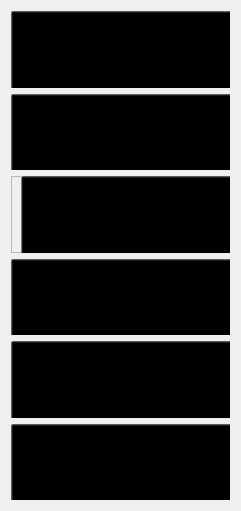
  <widget class="QWidget" name="verticalLayoutWidget">
   <property name="geometry">
    <rect>
     <x>10</x>
     <y>180</y>
     <width>241</width>
     <height>511</height>
    </rect>
   </property>
   <layout class="QVBoxLayout" name="options">
    <item>
     <widget class="QFrame" name="stats_lbl">
      <property name="enabled">
       <bool>false</bool>
      </property>
      <property name="statusTip">
       <string>option</string>
      </property>
      <property name="frameShape">
       <enum>QFrame::StyledPanel</enum>
      </property>
      <property name="frameShadow">
       <enum>QFrame::Raised</enum>
      </property>
      <widget class="QLabel" name="label_5">
       <property name="geometry">
        <rect>
         <x>110</x>
         <y>10</y>
         <width>71</width>
         <height>51</height>
        </rect>
       </property>
       <property name="baseSize">
        <size>
         <width>50</width>
         <height>20</height>
        </size>
       </property>
       <property name="font">
        <font>
         <family>Segoe UI Semibold</family>
         <pointsize>15</pointsize>
         <weight>75</weight>
         <bold>true</bold>
        </font>
       </property>
       <property name="statusTip">
        <string>this</string>
       </property>
       <property name="autoFillBackground">
        <bool>false</bool>
       </property>
       <property name="styleSheet">
        <string notr="true"/>
       </property>
       <property name="text">
        <string>Stats</string>
       </property>
       <property name="alignment">
        <set>Qt::AlignCenter</set>
       </property>
      </widget>
      <widget class="QLabel" name="label_4">
       <property name="geometry">
        <rect>
         <x>20</x>
         <y>10</y>
         <width>51</width>
         <height>51</height>
        </rect>
       </property>
       <property name="maximumSize">
        <size>
         <width>51</width>
         <height>51</height>
        </size>
       </property>
       <property name="baseSize">
        <size>
         <width>30</width>
         <height>30</height>
        </size>
       </property>
       <property name="font">
        <font>
         <strikeout>false</strikeout>
         <stylestrategy>PreferDefault</stylestrategy>
        </font>
       </property>
       <property name="text">
        <string/>
       </property>
       <property name="pixmap">
        <pixmap resource="icons/icons.qrc">:/icons/stats.png</pixmap>
       </property>
       <property name="scaledContents">
        <bool>true</bool>
       </property>
      </widget>
      <widget class="QPushButton" name="stats_btn">
       <property name="geometry">
        <rect>
         <x>0</x>
         <y>0</y>
         <width>231</width>
         <height>81</height>
        </rect>
       </property>
       <property name="styleSheet">
        <string notr="true">
background-color: rgba(0,0,0,0);
</string>
       </property>
       <property name="text">
        <string/>
       </property>
      </widget>
     </widget>
    </item>
    <item>
     <widget class="QFrame" name="products_lbl">
      <property name="statusTip">
       <string>option</string>
      </property>
      <property name="frameShape">
       <enum>QFrame::StyledPanel</enum>
      </property>
      <property name="frameShadow">
       <enum>QFrame::Raised</enum>
      </property>
      <widget class="QLabel" name="label_7">
       <property name="geometry">
        <rect>
         <x>20</x>
         <y>10</y>
         <width>51</width>
         <height>51</height>
        </rect>
       </property>
       <property name="maximumSize">
        <size>
         <width>51</width>
         <height>51</height>
        </size>
       </property>
       <property name="baseSize">
        <size>
         <width>30</width>
         <height>30</height>
        </size>
       </property>
       <property name="font">
        <font>
         <strikeout>false</strikeout>
         <stylestrategy>PreferDefault</stylestrategy>
        </font>
       </property>
       <property name="text">
        <string/>
       </property>
       <property name="pixmap">
        <pixmap resource="icons/icons.qrc">:/icons/products.png</pixmap>
       </property>
       <property name="scaledContents">
        <bool>true</bool>
       </property>
      </widget>
      <widget class="QLabel" name="label_6">
       <property name="geometry">
        <rect>
         <x>80</x>
         <y>10</y>
         <width>131</width>
         <height>51</height>
        </rect>
       </property>
       <property name="baseSize">
        <size>
         <width>50</width>
         <height>20</height>
        </size>
       </property>
       <property name="font">
        <font>
         <family>Segoe UI Semibold</family>
         <pointsize>15</pointsize>
         <weight>75</weight>
         <bold>true</bold>
        </font>
       </property>
       <property name="toolTipDuration">
        <number>-1</number>
       </property>
       <property name="statusTip">
        <string>this</string>
       </property>
       <property name="whatsThis">
        <string>this</string>
       </property>
       <property name="autoFillBackground">
        <bool>false</bool>
       </property>
       <property name="styleSheet">
        <string notr="true">QLabel:pressed{
color:red;
}
</string>
       </property>
       <property name="text">
        <string>Products</string>
       </property>
       <property name="alignment">
        <set>Qt::AlignCenter</set>
       </property>
       <property name="indent">
        <number>1</number>
       </property>
       <property name="buddy">
        <cstring>this</cstring>
       </property>
      </widget>
      <widget class="QPushButton" name="products_btn">
       <property name="geometry">
        <rect>
         <x>0</x>
         <y>0</y>
         <width>231</width>
         <height>81</height>
        </rect>
       </property>
       <property name="styleSheet">
        <string notr="true">
background-color: rgba(0,0,0,0);
</string>
       </property>
       <property name="text">
        <string/>
       </property>
      </widget>
     </widget>
    </item>
    <item>
     <widget class="QFrame" name="categories_lbl">
      <property name="enabled">
       <bool>true</bool>
      </property>
      <property name="statusTip">
       <string>option</string>
      </property>
      <property name="frameShape">
       <enum>QFrame::StyledPanel</enum>
      </property>
      <property name="frameShadow">
       <enum>QFrame::Raised</enum>
      </property>
      <widget class="QLabel" name="label_8">
       <property name="geometry">
        <rect>
         <x>20</x>
         <y>10</y>
         <width>51</width>
         <height>51</height>
        </rect>
       </property>
       <property name="maximumSize">
        <size>
         <width>51</width>
         <height>51</height>
        </size>
       </property>
       <property name="baseSize">
        <size>
         <width>30</width>
         <height>30</height>
        </size>
       </property>
       <property name="font">
        <font>
         <strikeout>false</strikeout>
         <stylestrategy>PreferDefault</stylestrategy>
        </font>
       </property>
       <property name="text">
        <string/>
       </property>
       <property name="pixmap">
        <pixmap resource="icons/icons.qrc">:/icons/categories.png</pixmap>
       </property>
       <property name="scaledContents">
        <bool>true</bool>
       </property>
      </widget>
      <widget class="QLabel" name="label_10">
       <property name="geometry">
        <rect>
         <x>70</x>
         <y>10</y>
         <width>161</width>
         <height>51</height>
        </rect>
       </property>
       <property name="baseSize">
        <size>
         <width>50</width>
         <height>20</height>
        </size>
       </property>
       <property name="font">
        <font>
         <family>Segoe UI Semibold</family>
         <pointsize>15</pointsize>
         <weight>75</weight>
         <bold>true</bold>
        </font>
       </property>
       <property name="statusTip">
        <string>this</string>
       </property>
       <property name="autoFillBackground">
        <bool>false</bool>
       </property>
       <property name="text">
        <string>Categories</string>
       </property>
       <property name="alignment">
        <set>Qt::AlignCenter</set>
       </property>
      </widget>
      <widget class="QPushButton" name="categories_btn">
       <property name="geometry">
        <rect>
         <x>10</x>
         <y>0</y>
         <width>221</width>
         <height>81</height>
        </rect>
       </property>
       <property name="styleSheet">
        <string notr="true">
background-color: rgba(0,0,0,0);
</string>
       </property>
       <property name="text">
        <string/>
       </property>
      </widget>
     </widget>
    </item>
    <item>
     <widget class="QFrame" name="users_lbl">
      <property name="statusTip">
       <string>option</string>
      </property>
      <property name="frameShape">
       <enum>QFrame::StyledPanel</enum>
      </property>
      <property name="frameShadow">
       <enum>QFrame::Raised</enum>
      </property>
      <widget class="QLabel" name="label_9">
       <property name="geometry">
        <rect>
         <x>70</x>
         <y>10</y>
         <width>159</width>
         <height>51</height>
        </rect>
       </property>
       <property name="baseSize">
        <size>
         <width>50</width>
         <height>20</height>
        </size>
       </property>
       <property name="font">
        <font>
         <family>Segoe UI Semibold</family>
         <pointsize>15</pointsize>
         <weight>75</weight>
         <bold>true</bold>
        </font>
       </property>
       <property name="statusTip">
        <string>this</string>
       </property>
       <property name="autoFillBackground">
        <bool>false</bool>
       </property>
       <property name="text">
        <string>Users</string>
       </property>
       <property name="alignment">
        <set>Qt::AlignCenter</set>
       </property>
      </widget>
      <widget class="QLabel" name="label_11">
       <property name="geometry">
        <rect>
         <x>20</x>
         <y>10</y>
         <width>51</width>
         <height>51</height>
        </rect>
       </property>
       <property name="maximumSize">
        <size>
         <width>51</width>
         <height>51</height>
        </size>
       </property>
       <property name="baseSize">
        <size>
         <width>30</width>
         <height>30</height>
        </size>
       </property>
       <property name="font">
        <font>
         <strikeout>false</strikeout>
         <stylestrategy>PreferDefault</stylestrategy>
        </font>
       </property>
       <property name="text">
        <string/>
       </property>
       <property name="pixmap">
        <pixmap resource="icons/icons.qrc">:/icons/employee.png</pixmap>
       </property>
       <property name="scaledContents">
        <bool>true</bool>
       </property>
      </widget>
      <widget class="QPushButton" name="users_btn">
       <property name="geometry">
        <rect>
         <x>0</x>
         <y>0</y>
         <width>231</width>
         <height>81</height>
        </rect>
       </property>
       <property name="styleSheet">
        <string notr="true">
background-color: rgba(0,0,0,0);
</string>
       </property>
       <property name="text">
        <string/>
       </property>
      </widget>
     </widget>
    </item>
    <item>
     <widget class="QFrame" name="incomes_lbl">
      <property name="statusTip">
       <string>option</string>
      </property>
      <property name="frameShape">
       <enum>QFrame::StyledPanel</enum>
      </property>
      <property name="frameShadow">
       <enum>QFrame::Raised</enum>
      </property>
      <widget class="QLabel" name="label_13">
       <property name="geometry">
        <rect>
         <x>20</x>
         <y>10</y>
         <width>51</width>
         <height>51</height>
        </rect>
       </property>
       <property name="maximumSize">
        <size>
         <width>51</width>
         <height>51</height>
        </size>
       </property>
       <property name="baseSize">
        <size>
         <width>30</width>
         <height>30</height>
        </size>
       </property>
       <property name="font">
        <font>
         <strikeout>false</strikeout>
         <stylestrategy>PreferDefault</stylestrategy>
        </font>
       </property>
       <property name="text">
        <string/>
       </property>
       <property name="pixmap">
        <pixmap resource="icons/icons.qrc">:/icons/sellings.png</pixmap>
       </property>
       <property name="scaledContents">
        <bool>true</bool>
       </property>
      </widget>
      <widget class="QLabel" name="label_12">
       <property name="geometry">
        <rect>
         <x>70</x>
         <y>10</y>
         <width>141</width>
         <height>51</height>
        </rect>
       </property>
       <property name="baseSize">
        <size>
         <width>50</width>
         <height>20</height>
        </size>
       </property>
       <property name="font">
        <font>
         <family>Segoe UI Semibold</family>
         <pointsize>15</pointsize>
         <weight>75</weight>
         <bold>true</bold>
        </font>
       </property>
       <property name="statusTip">
        <string>this</string>
       </property>
       <property name="autoFillBackground">
        <bool>false</bool>
       </property>
       <property name="text">
        <string>Incomes</string>
       </property>
       <property name="alignment">
        <set>Qt::AlignCenter</set>
       </property>
      </widget>
      <widget class="QPushButton" name="incomes_btn">
       <property name="geometry">
        <rect>
         <x>0</x>
         <y>0</y>
         <width>231</width>
         <height>81</height>
        </rect>
       </property>
       <property name="styleSheet">
        <string notr="true">
background-color: rgba(0,0,0,0);
</string>
       </property>
       <property name="text">
        <string/>
       </property>
      </widget>
     </widget>
    </item>
    <item>
     <widget class="QFrame" name="expenses_lbl">
      <property name="enabled">
       <bool>true</bool>
      </property>
      <property name="statusTip">
       <string>option</string>
      </property>
      <property name="frameShape">
       <enum>QFrame::StyledPanel</enum>
      </property>
      <property name="frameShadow">
       <enum>QFrame::Raised</enum>
      </property>
      <widget class="QLabel" name="label_15">
       <property name="geometry">
        <rect>
         <x>20</x>
         <y>10</y>
         <width>51</width>
         <height>51</height>
        </rect>
       </property>
       <property name="maximumSize">
        <size>
         <width>51</width>
         <height>51</height>
        </size>
       </property>
       <property name="baseSize">
        <size>
         <width>30</width>
         <height>30</height>
        </size>
       </property>
       <property name="font">
        <font>
         <strikeout>false</strikeout>
         <stylestrategy>PreferDefault</stylestrategy>
        </font>
       </property>
       <property name="text">
        <string/>
       </property>
       <property name="pixmap">
        <pixmap resource="icons/icons.qrc">:/icons/bills.png</pixmap>
       </property>
       <property name="scaledContents">
        <bool>true</bool>
       </property>
      </widget>
      <widget class="QLabel" name="label_14">
       <property name="geometry">
        <rect>
         <x>60</x>
         <y>10</y>
         <width>151</width>
         <height>51</height>
        </rect>
       </property>
       <property name="baseSize">
        <size>
         <width>50</width>
         <height>20</height>
        </size>
       </property>
       <property name="font">
        <font>
         <family>Segoe UI Semibold</family>
         <pointsize>15</pointsize>
         <weight>75</weight>
         <bold>true</bold>
        </font>
       </property>
       <property name="statusTip">
        <string>this</string>
       </property>
       <property name="autoFillBackground">
        <bool>false</bool>
       </property>
       <property name="text">
        <string>Expenses</string>
       </property>
       <property name="alignment">
        <set>Qt::AlignCenter</set>
       </property>
      </widget>
      <widget class="QPushButton" name="expenses_btn">
       <property name="geometry">
        <rect>
         <x>0</x>
         <y>0</y>
         <width>231</width>
         <height>81</height>
        </rect>
       </property>
       <property name="styleSheet">
        <string notr="true">
background-color: rgba(0,0,0,0);
</string>
       </property>
       <property name="text">
        <string/>
       </property>
      </widget>
     </widget>
    </item>
   </layout>
  </widget>
